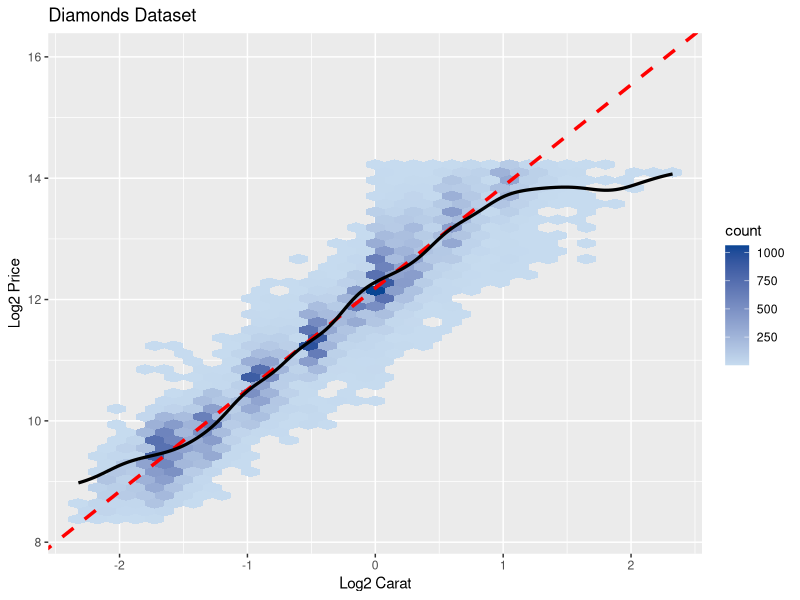

Recreate this plot in R.
#install.packages(c('hexbin', 'RColorBrewer', 'scales', 'ggplot2'))

library(RColorBrewer)
library(ggplot2)
library(scales)
library(KernSmooth)

data(diamonds)

mydiamonds <- data.frame(lprice = log(diamonds$price, 2),
                            lcarat = log(diamonds$carat, 2))

# calculate lm
mylm <- lm(lprice ~ lcarat, data = mydiamonds)

# calculate NW kernel
myks <- ksmooth(x = mydiamonds$lcarat, y = mydiamonds$lprice,
                    kernel = 'normal', n.points = 200)

# calculate alternate smoother (also NW kernel, but using different defaults)
h <- dpill(x = mydiamonds$lcarat, y = mydiamonds$lprice)
fit <- locpoly(x = mydiamonds$lcarat, y = mydiamonds$lprice, bandwidth = h)

my_colors1 = brewer.pal(7, 'Blues')

d <- ggplot(mydiamonds, aes(lcarat, lprice))
d + geom_hex(binwidth = c(.15, .15)) +
    scale_fill_continuous(low = my_colors1[2], high = my_colors1[7]) +
    labs(x = "Log2 Carat" , y = "Log2 Price", title = "Diamonds Dataset") +
    geom_abline(intercept = coef(mylm)[1], slope = coef(mylm)[2],
                    col="red", lwd = 1.2, lty = 'dashed') +
    ylim(8.2, 16) +
    geom_line(data = data.frame(myks), aes(x = x, y = y), col = 'black', lwd = 1.1)
    #geom_line(data = data.frame(fit), aes(x = x, y = y), col = 'black', lwd = 1.1)
    #uncomment the above line to activate alternate smoother
